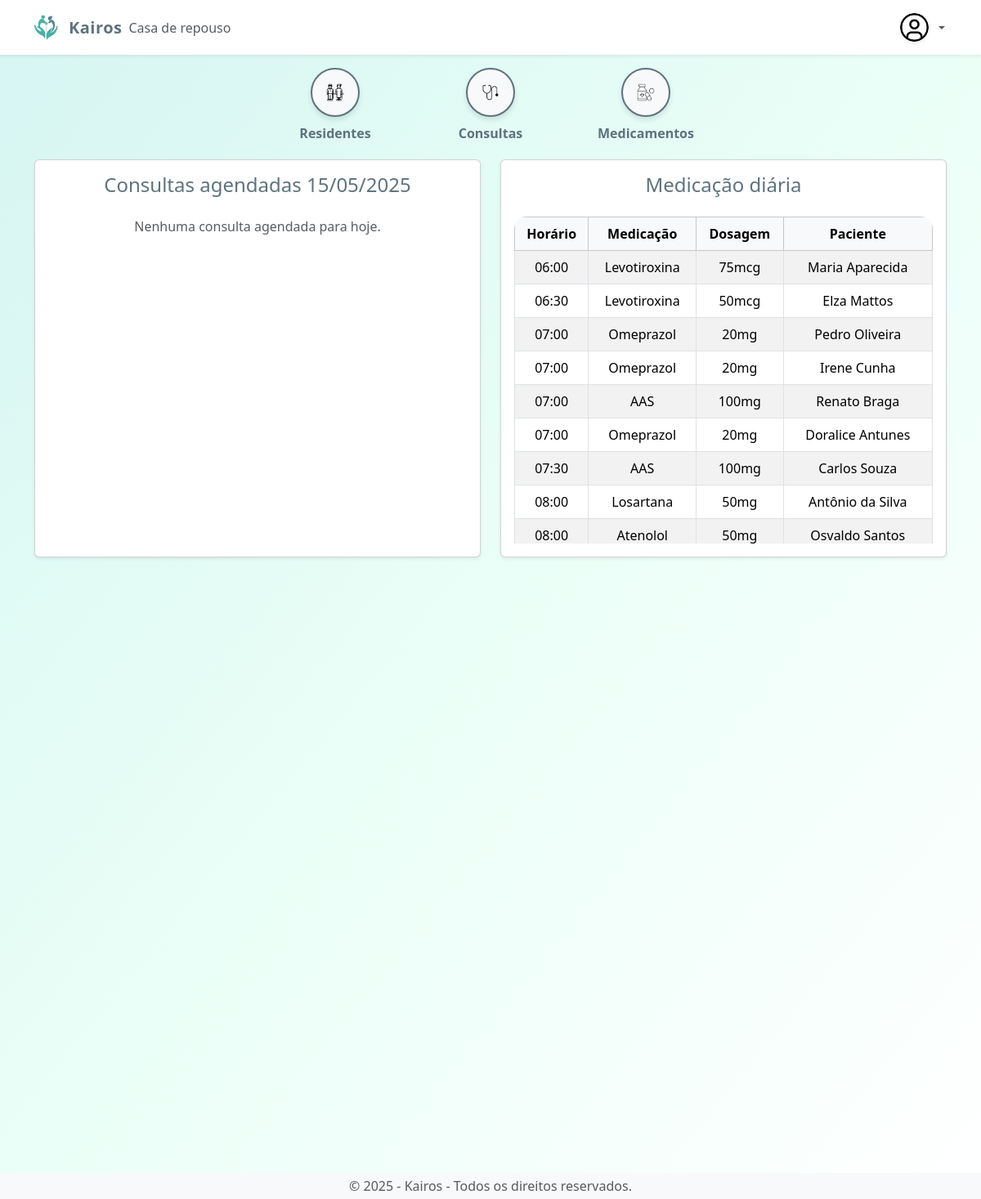
Screenshot of /dashboard.php (signed in) with the database file from the repository.
### tables this page shows
CREATE TABLE `tb_medicamentos` (
  `id` int(11) NOT NULL,
  `resident_id` int(11) NOT NULL,
  `nome_medicamento` varchar(255) NOT NULL,
  `horario` time DEFAULT NULL,
  `dosagem` varchar(100) DEFAULT NULL,
  `via_adm` varchar(100) DEFAULT NULL,
  `observacoes` text DEFAULT NULL
);

CREATE TABLE `tb_residentes` (
  `id` int(11) NOT NULL,
  `nome` varchar(255) NOT NULL,
  `data_nasc` date DEFAULT NULL,
  `cpf` varchar(14) NOT NULL,
  `rg` varchar(20) DEFAULT NULL,
  `telefone` varchar(20) DEFAULT NULL,
  `endereco` text DEFAULT NULL,
  `email` varchar(100) DEFAULT NULL,
  `quarto` varchar(50) DEFAULT NULL,
  `medicamentos` text DEFAULT NULL,
  `alergias` text DEFAULT NULL,
  `restricoes_alimentares` text DEFAULT NULL,
  `responsavel_nome` varchar(255) DEFAULT NULL,
  `responsavel_telefone` varchar(20) DEFAULT NULL,
  `responsavel_email` varchar(100) DEFAULT NULL,
  `parente_grau` varchar(50) DEFAULT NULL
);

### dashboardQuerys.php (called while the page is built, shortened)
<?php
$dataHoje = date('Y-m-d');
try {
    $sqlHoje = "
        SELECT
            r.nome AS paciente,
            c.horario,
            c.medico,
            c.especialidade
        FROM tb_consultas c
        INNER JOIN tb_residentes r ON c.resident_id = r.id
        WHERE c.data_consulta = :hoje
        ORDER BY c.horario ASC
    ";
    $stmtHoje = $pdo->prepare($sqlHoje);
    $stmtHoje->bindParam(':hoje', $dataHoje);
    $stmtHoje->execute();
    $consultasHoje = $stmtHoje->fetchAll(PDO::FETCH_ASSOC);
} catch (PDOException $e) {
    die("Erro ao buscar consultas de hoje: " . $e->getMessage());
}
try {
    $sqlMedicamentos = "
        SELECT
            m.horario,
            m.nome_medicamento AS medicacao,
            m.dosagem,
            r.nome AS paciente
        FROM tb_medicamentos m
        INNER JOIN tb_residentes r ON m.resident_id = r.id
        ORDER BY m.horario ASC
    ";
    $stmt = $pdo->prepare($sqlMedicamentos);
    $stmt->execute();
    $medicamentos = $stmt->fetchAll(PDO::FETCH_ASSOC);
} catch (PDOException $e) {
    die("Erro ao buscar medicamentos: " . $e->getMessage());
}
?>

### dashboard.php (the view)
<?php
include_once "header.php";
include_once "dashboardQuerys.php";
?>
<main>
    <div class="container text-center mt-3 mb-1">
        <div class="row justify-content-center g-4">
            <div class="col-4 col-md-2">
                <a href="listResidentes.php" class="text-decoration-none text-dark">
                    <div class="circle-link mx-auto" style="border: 2px solid #5D737E; border-radius: 50%; padding: 10px; background-color: #f8f9fa; box-shadow: 0 4px 6px rgba(0, 0, 0, 0.1); transition: transform 0.3s, box-shadow 0.3s;">
                        <img src="img/residentes-icon.png" alt="Ícone 1" class="circle-img">
                    </div>
                    <p class="mt-2 fw-bold" style="color: #5D737E;">Residentes</p>
                </a>
            </div>
            <div class="col-4 col-md-2">
                <a href="listConsultas.php" class="text-decoration-none text-dark">
                    <div class="circle-link mx-auto" style="border: 2px solid #5D737E; border-radius: 50%; padding: 10px; background-color: #f8f9fa; box-shadow: 0 4px 6px rgba(0, 0, 0, 0.1); transition: transform 0.3s, box-shadow 0.3s;">
                        <img src="img/Consulta-icon.png" alt="Ícone 2" class="circle-img">
                    </div>
                    <p class="mt-2 fw-bold" style="color: #5D737E;">Consultas</p>
                </a>
            </div>
            <div class="col-4 col-md-2">
                <a href="listMedicamentos.php" class="text-decoration-none text-dark">
                    <div class="circle-link mx-auto" style="border: 2px solid #5D737E; border-radius: 50%; padding: 10px; background-color: #f8f9fa; box-shadow: 0 4px 6px rgba(0, 0, 0, 0.1); transition: transform 0.3s, box-shadow 0.3s;">
                        <img src="img/medicacao-icon.png" alt="Ícone 3" class="circle-img">
                    </div>
                    <p class="mt-2 fw-bold" style="color: #5D737E;">Medicamentos</p>
                </a>
            </div>
        </div>
    </div>
    <div class="container mt-1">
    <div class="row">
        <div class="col-md-6 mb-4">
            <div class="card bg-white shadow-sm rounded-lg h-100">
                <div class="card-body">
                    <h4 class="mb-4 text-center color1">Consultas agendadas <?= date('d/m/Y') ?></h4>
                    <?php if (count($consultasHoje) > 0): ?>
                        <div class="table-responsive table-rounded" style="max-height: 400px; overflow-y: auto;">
                            <table class="table table-bordered table-striped mb-0 text-center">
                                <thead class="table-light">
                                    <tr>
                                        <th>Paciente</th>
                                        <th>Horário</th>
                                        <th>Médico</th>
                                        <th>Especialidade</th>
                                    </tr>
                                </thead>
                                <tbody>
                                    <?php foreach ($consultasHoje as $c): ?>
                                        <tr>
                                            <td><?= htmlspecialchars($c['paciente']) ?></td>
                                            <td><?= substr($c['horario'], 0, 5) ?></td>
                                            <td><?= htmlspecialchars($c['medico']) ?></td>
                                            <td><?= htmlspecialchars($c['especialidade']) ?></td>
                                        </tr>
                                    <?php endforeach; ?>
                                </tbody>
                            </table>
                        </div>
                    <?php else: ?>
                        <p class="text-center text-muted mt-3">Nenhuma consulta agendada para hoje.</p>
                    <?php endif; ?>
                </div>
            </div>
        </div>
        <div class="col-md-6 mb-4">
            <div class="card bg-white shadow-sm rounded-lg h-100">
                <div class="card-body">
                    <h4 class="mb-4 text-center color1">Medicação diária</h4>
                    <div class="table-responsive table-rounded" style="max-height: 400px; overflow-y: auto;">
                        <table class="table table-bordered table-striped mb-0 text-center">
                            <thead class="table-light">
                                <tr>
                                    <th>Horário</th>
                                    <th>Medicação</th>
                                    <th>Dosagem</th>
                                    <th>Paciente</th>
                                </tr>
                            </thead>
                            <tbody>
                                <?php if (count($medicamentos) > 0): ?>
                                    <?php foreach ($medicamentos as $med): ?>
                                        <tr>
                                            <td><?= htmlspecialchars(substr($med['horario'], 0, 5)) ?></td>
                                            <td><?= htmlspecialchars($med['medicacao']) ?></td>
                                            <td><?= htmlspecialchars($med['dosagem']) ?></td>
                                            <td><?= htmlspecialchars($med['paciente']) ?></td>
                                        </tr>
                                    <?php endforeach; ?>
                                <?php else: ?>
                                    <tr>
                                        <td colspan="4" class="text-center">Nenhum medicamento encontrado.</td>
                                    </tr>
                                <?php endif; ?>
                            </tbody>
                        </table>
                    </div>
                </div>
            </div>
        </div>
    </div>
    </div>
</main>
<?php include_once "footer.php"; ?>

### header.php (shortened to what this page needs)
<!DOCTYPE html>
<html lang="PT-BR">
<head>
    <link rel="stylesheet" href="style.css">
    <link href="https://cdn.jsdelivr.net/npm/bootstrap@5.3.3/dist/css/bootstrap.min.css" rel="stylesheet">
</head>
<body>
    <header class="shadow-sm sticky-top bg-white">
        <nav class="navbar navbar-expand-lg navbar-light px-4">
            <div class="container-fluid">
                <a class="navbar-brand d-flex align-items-center gap-2" href="dashboard.php">
                    <img src="img/logotipo-kairos.png" alt="Logo" width="40" height="40" class="rounded-circle">
                    <span class="fw-bold fs-5" style="color: #5D737E;">Kairos</span>
                    <label class="text-muted fs-6">Casa de repouso</label>
                </a>
                <ul class="navbar-nav ms-auto">
                    <li class="nav-item dropdown">
                        <a class="nav-link dropdown-toggle d-flex align-items-center" href="#" id="userDropdown"
                            role="button" data-bs-toggle="dropdown" aria-expanded="false">
                            <img src="img/avatar-generic.png" alt="Avatar" class="rounded-circle shadow-sm me-2"
                                height="35" width="35">
                        </a>
                    </li>
                </ul>
            </div>
        </nav>
    </header>
</body>

### footer.php (shortened to what this page needs)
<footer class="bg-light text-center text-lg-start mt-1 fixed-bottom">
    <div class="text-center p-1 text-muted" style="background-color: #f8f9fa;">
        ©
        <?php echo date("Y"); ?> - Kairos - Todos os direitos reservados.
    </div>
</footer>
</body>
</html>

### style.css (style rules this page uses)
.color1 { color: #5D737E; }
p { color: #5D737E; }
body { background: linear-gradient(to bottom right, #d6f5f2, #eafff7, #ffffff); min-height: 100vh; }
.table-rounded table { border-radius: 15px; overflow: hidden; }
.rounded-lg { border-radius: 15px; }
.navbar-brand span { font-family: 'Segoe UI', sans-serif; letter-spacing: 0.5px; }
.circle-link { width: 60px; height: 60px; border-radius: 50%; overflow: hidden; display: flex; align-items: center; justify-content: center; background-color: #f0f0f0; transition: 0.3s; }
.circle-img { max-width: 60%; max-height: 60%; }
.table-responsive { position: relative; overflow-y: auto; max-height: 400px; }
.table thead th { position: sticky; top: 0; z-index: 2; background-color: #f8f9fa; }

### rows the page displays
tb_medicamentos: horario "06:00", nome_medicamento "Levotiroxina", dosagem "75mcg", resident.nome "Maria Aparecida"
tb_medicamentos: horario "06:30", nome_medicamento "Levotiroxina", dosagem "50mcg", resident.nome "Elza Mattos"
tb_medicamentos: horario "07:00", nome_medicamento "Omeprazol", dosagem "20mg", resident.nome "Pedro Oliveira"
tb_medicamentos: horario "07:00", nome_medicamento "Omeprazol", dosagem "20mg", resident.nome "Irene Cunha"
tb_medicamentos: horario "07:00", nome_medicamento "AAS", dosagem "100mg", resident.nome "Renato Braga"
tb_medicamentos: horario "07:00", nome_medicamento "Omeprazol", dosagem "20mg", resident.nome "Doralice Antunes"
tb_medicamentos: horario "07:30", nome_medicamento "AAS", dosagem "100mg", resident.nome "Carlos Souza"
tb_medicamentos: horario "08:00", nome_medicamento "Losartana", dosagem "50mg", resident.nome "Antônio da Silva"
tb_medicamentos: horario "08:00", nome_medicamento "Atenolol", dosagem "50mg", resident.nome "Osvaldo Santos"
